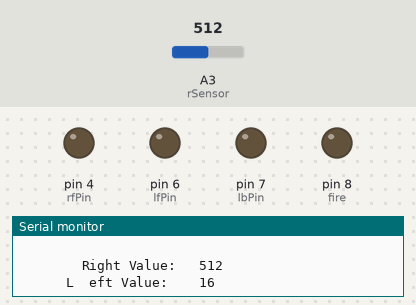
The sketch below on a simulated Arduino Uno, built with avr-gcc and run on an emulated ATmega328P. Parts: output pins drawn as LEDs (lit = HIGH), the last lines printed to the serial monitor. The test bench sets the inputs (shaded band); at power-on: A3 (rSensor) = 512. Pins used as bus, display or sensor lines are not drawn.

Above: at 0.12 s.
At 1.2 s:
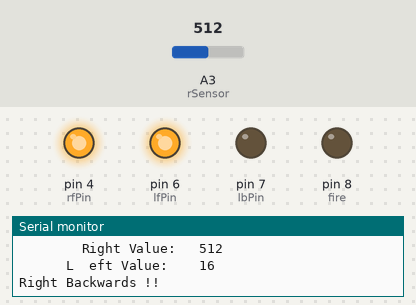
1.3 s: A3 (rSensor) set to 11
2.8 s: A3 (rSensor) set to 8
Timing chart, 0 to 5.8 s (numbered marks = the images above; inputs shaded):
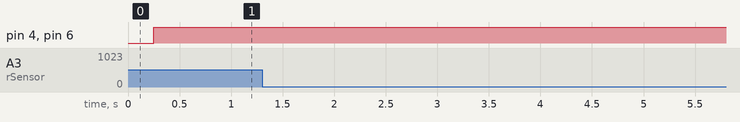

The sketch:

sketch_jan29a.ino
```cpp
#include <hcsr04.h>

// defines pins numbers
const int trigPin = 10;
const int echoPin = 9;
// defines variables
long duration;
int distance;

int fire = 8, bum = 9, light = 10;

int rSensor = A3;
int lSensor = A2;
bool autonomusOn = false;
// L298 Controller
int rfPin = 4;
int rbPin = 5;
int lfPin = 6;
int lbPin = 7;
void setup() {
  // put your setup code here, to run once:
Serial.begin(9600);
pinMode(rfPin, OUTPUT);
pinMode(rbPin, OUTPUT);
pinMode(lfPin, OUTPUT);
pinMode(lbPin, OUTPUT);
pinMode(fire, OUTPUT);
pinMode(bum, OUTPUT);
pinMode(light, OUTPUT);
pinMode(rSensor, INPUT);
pinMode(lSensor, INPUT);

pinMode(trigPin, OUTPUT); // Sets the trigPin as an Output
pinMode(echoPin, INPUT); // Sets the echoPin as an Input
Serial.begin(9600); // Starts the serial communication
}

void loop() {
  // put your main code here, to run repeatedly:
autonomusOn = true;

autonomus(analogRead(lSensor), 0);


// Clears the trigPin
digitalWrite(trigPin, LOW);
delayMicroseconds(2);
// Sets the trigPin on HIGH state for 10 micro seconds
digitalWrite(trigPin, HIGH);
delayMicroseconds(10);
digitalWrite(trigPin, LOW);
// Reads the echoPin, returns the sound wave travel time in microseconds
duration = pulseIn(echoPin, HIGH);
// Calculating the distance
distance= duration*0.034/2;
// Prints the distance on the Serial Monitor
Serial.print("\n\tDistance: ");
Serial.println(distance);
}


void rs() {
  analogWrite(rfPin, 0);
  analogWrite(rbPin, 0);
}
void ls() {
  analogWrite(lfPin, 0);
  analogWrite(lbPin, 0);
}
void rf(int v) {
  analogWrite(rfPin, 255);
  analogWrite(rbPin, 0);
  Serial.print(F("Right Forward !! \t\n "));
}
void rb() {
  analogWrite(rfPin, 0);
  analogWrite(rbPin, 255);
  Serial.print(F("Right Backwards !! \t\n "));
}
void lf(int v) {
  analogWrite(lfPin, 255);
  analogWrite(lbPin, 0);
  Serial.print(F("Left Forward !! \t\n "));
}
void lb() {
  analogWrite(lfPin, 0);
  analogWrite(lbPin, 255);
  Serial.print(F("Left Backwards !! \t\n "));
}


void autonomus(int lsVal, int rsVal) {
  int keyVal = 350; // Key Value for the given color...
  while (autonomusOn) {

  Serial.print(F("\t\n\t\t\t\tRight Value:\t "));
  Serial.print(analogRead(rSensor));
  Serial.print(F("\n\t\t\tL\teft Value: \t "));
  Serial.print(lSensor);
  Serial.print("\n");
  delay(250);
    if (lsVal < keyVal) { // Roboti ka ecur shum nga ana e majte
      lb();
      rf(255);   // Kthehu djathtas
    }
    if (rsVal < keyVal) { // Roboti ka ecur shum nga ana e djathe
      rb();
      lf(255);   // kthehu majtas
    }
    //  if (dist < 10){  // Roboti ka me pak se 10 cm hapsire perpara tij
    //    s(); // Ndalo!!!!!!!!!!!
    if (rsVal < keyVal && lsVal < keyVal) {
      ls();
      rs();
    }

    else {        // ne te kundert ec drejt...
      rf(255);
      lf(255);
    }
  }

  for (int p = 0; p < 10; p ++) {
    rb();
    lb();
    delay(250);
    lf(250);
    rf(250);
    delay(250);
  }

}
```
